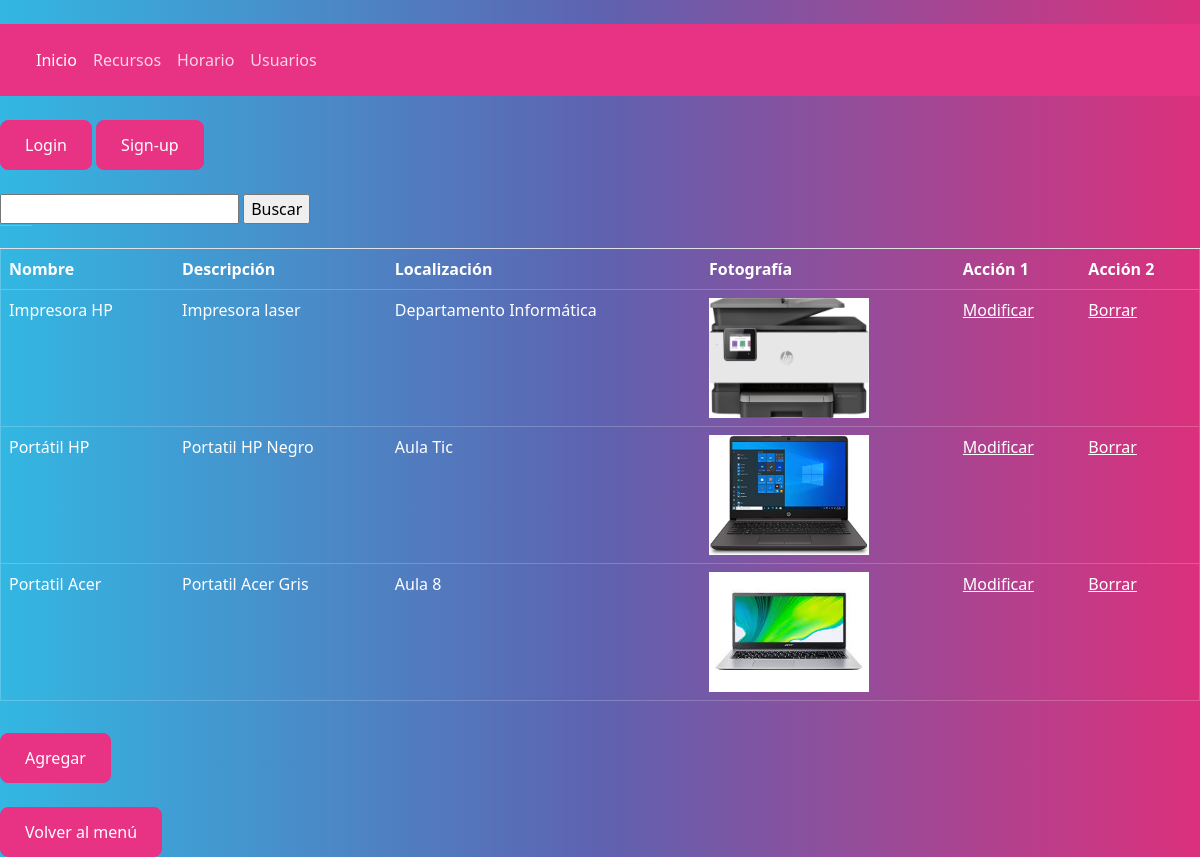
Screenshot of /index.php?action=showAllResources&controller=controllerResource with the database file from the repository.
### tables this page shows
CREATE TABLE resource (
    id INT UNSIGNED AUTO_INCREMENT PRIMARY KEY,
    name VARCHAR(250) NOT NULL,
    description VARCHAR(2500) NOT NULL,
    location VARCHAR(200) NOT NULL,
    img VARCHAR(500) NOT NULL
);

### models/db.php (called while the page is built, shortened)
<?php
class DB
{
    private static $connection;
    public static function createConnection()
    {
        DB::$connection = new mysqli(Config::$server, Config::$user, Config::$psw, Config::$dbname);
        if (DB::$connection->connect_errno) return false;
        else return true;
    }
    public static function dataQuery($sql)
    {
        $res = self::$connection->query($sql);
        $resArray = array();
        if ($res->num_rows > 0) {
            while ($row = $res->fetch_array()) {
                $resArray[] = $row;
            }
        } else {
            $resArray = null;
        }
        return $resArray;
    }
}

### models/resource.php (called while the page is built, shortened)
<?php
include("db.php");
class Resource
{
    public function queryAll() {
       $result = DB::dataQuery("SELECT * FROM resource");
       if (count($result) > 0)
            return $result;
        else
            return null;
    }
}

### views/resource/showResources.php (the view, shortened to what this page needs)
<?php
$query = $data[2];
echo "<form action='index.php'>
<input type='hidden' name='action' value='buscarResource'>
<input type='search' name='textoBusqueda'>
<input type='submit' value='Buscar'>
</form><br>";
echo "<table border='1' class='table'>
<tr>
<th scope='col'>Nombre</th>
<th scope='col'>Descripción</th>
<th scope='col'>Localización</th>
<th scope='col'>Fotografía</th>
<th scope='col'>Acción 1</th>
<th scope='col'>Acción 2</th>
</tr>";
foreach ($query as $row) {
    echo "<tr>";
    echo "<td>" . $row['name'] . "</td>";
    echo "<td>" . $row['description'] . "</td>";
    echo "<td>" . $row['location'] . "</td>";
    echo "<td><img src='assets/images/resources/" . $row['img'] . "' width='160' height='120'></td>";
    echo "<td><a href='index.php?action=formularioModificarResource&controller=controllerResource&idResource=" . $row['id'] . "'>Modificar</a></td>";
    echo "<td><a href='index.php?action=deleteResource&controller=controllerResource&idResource=" . $row['id'] . "'>Borrar</a></td>";
    echo "</tr>";
}
echo "</table>";
echo "<button class='btn btn-primary' onclick=\"window.location.href='index.php?action=formularioCrearResource&controller=controllerResource';\">Agregar</button>";

### rows the page displays
resource: name "Impresora HP", description "Impresora laser", location "Departamento Informática", img (picture)
resource: name "Portátil HP", description "Portatil HP Negro", location "Aula Tic", img (picture)
resource: name "Portatil Acer", description "Portatil Acer Gris", location "Aula 8", img (picture)
